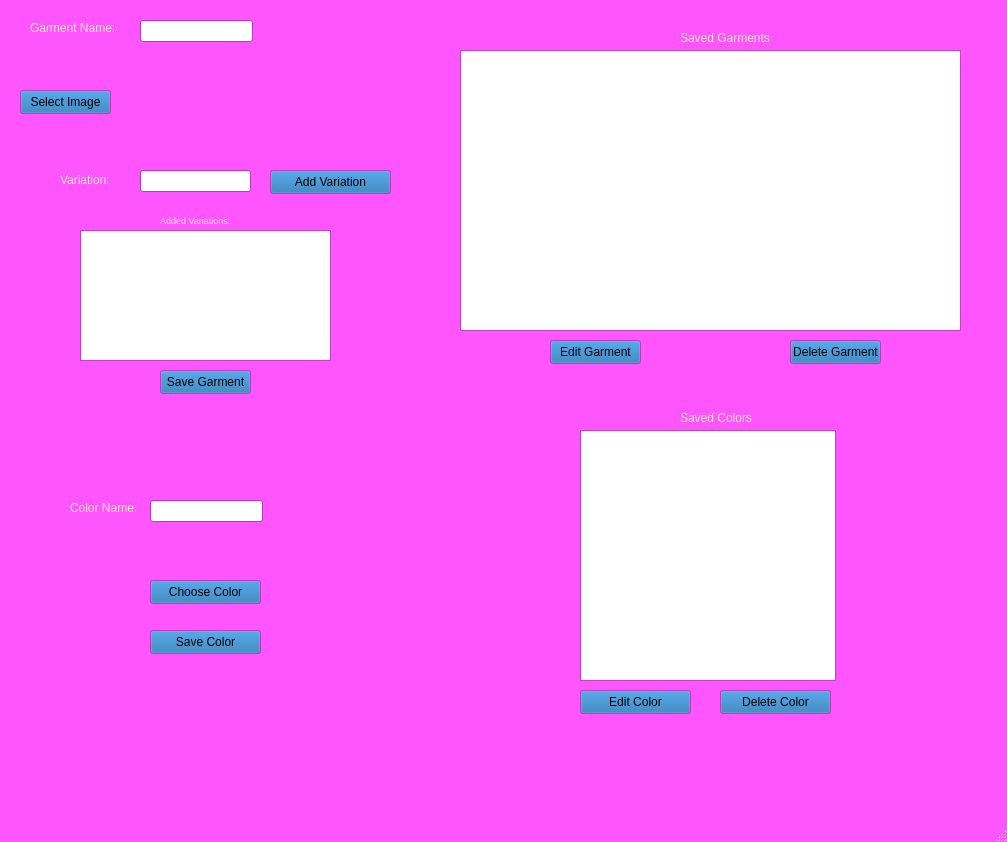
<?xml version="1.0" encoding="UTF-8"?>
<ui version="4.0">
 <class>GarmentandColorCreation</class>
 <widget class="QMainWindow" name="GarmentandColorCreation">
  <property name="geometry">
   <rect>
    <x>0</x>
    <y>0</y>
    <width>1007</width>
    <height>842</height>
   </rect>
  </property>
  <property name="palette">
   <palette>
    <active>
     <colorrole role="WindowText">
      <brush brushstyle="SolidPattern">
       <color alpha="255">
        <red>255</red>
        <green>227</green>
        <blue>203</blue>
       </color>
      </brush>
     </colorrole>
     <colorrole role="Button">
      <brush brushstyle="SolidPattern">
       <color alpha="255">
        <red>26</red>
        <green>110</green>
        <blue>175</blue>
       </color>
      </brush>
     </colorrole>
     <colorrole role="Light">
      <brush brushstyle="SolidPattern">
       <color alpha="255">
        <red>136</red>
        <green>136</green>
        <blue>136</blue>
       </color>
      </brush>
     </colorrole>
     <colorrole role="Text">
      <brush brushstyle="SolidPattern">
       <color alpha="255">
        <red>255</red>
        <green>227</green>
        <blue>203</blue>
       </color>
      </brush>
     </colorrole>
     <colorrole role="ButtonText">
      <brush brushstyle="SolidPattern">
       <color alpha="255">
        <red>255</red>
        <green>227</green>
        <blue>203</blue>
       </color>
      </brush>
     </colorrole>
     <colorrole role="Base">
      <brush brushstyle="SolidPattern">
       <color alpha="255">
        <red>0</red>
        <green>0</green>
        <blue>0</blue>
       </color>
      </brush>
     </colorrole>
     <colorrole role="Window">
      <brush brushstyle="SolidPattern">
       <color alpha="255">
        <red>120</red>
        <green>131</green>
        <blue>170</blue>
       </color>
      </brush>
     </colorrole>
     <colorrole role="Shadow">
      <brush brushstyle="SolidPattern">
       <color alpha="255">
        <red>255</red>
        <green>227</green>
        <blue>203</blue>
       </color>
      </brush>
     </colorrole>
     <colorrole role="HighlightedText">
      <brush brushstyle="SolidPattern">
       <color alpha="255">
        <red>255</red>
        <green>227</green>
        <blue>203</blue>
       </color>
      </brush>
     </colorrole>
     <colorrole role="ToolTipBase">
      <brush brushstyle="SolidPattern">
       <color alpha="255">
        <red>255</red>
        <green>255</green>
        <blue>255</blue>
       </color>
      </brush>
     </colorrole>
     <colorrole role="ToolTipText">
      <brush brushstyle="SolidPattern">
       <color alpha="255">
        <red>255</red>
        <green>255</green>
        <blue>255</blue>
       </color>
      </brush>
     </colorrole>
     <colorrole role="PlaceholderText">
      <brush brushstyle="SolidPattern">
       <color alpha="128">
        <red>85</red>
        <green>0</green>
        <blue>255</blue>
       </color>
      </brush>
     </colorrole>
    </active>
    <inactive>
     <colorrole role="WindowText">
      <brush brushstyle="SolidPattern">
       <color alpha="255">
        <red>255</red>
        <green>227</green>
        <blue>203</blue>
       </color>
      </brush>
     </colorrole>
     <colorrole role="Button">
      <brush brushstyle="SolidPattern">
       <color alpha="255">
        <red>26</red>
        <green>110</green>
        <blue>175</blue>
       </color>
      </brush>
     </colorrole>
     <colorrole role="Window">
      <brush brushstyle="SolidPattern">
       <color alpha="255">
        <red>255</red>
        <green>85</green>
        <blue>255</blue>
       </color>
      </brush>
     </colorrole>
     <colorrole role="HighlightedText">
      <brush brushstyle="SolidPattern">
       <color alpha="255">
        <red>255</red>
        <green>227</green>
        <blue>203</blue>
       </color>
      </brush>
     </colorrole>
     <colorrole role="ToolTipBase">
      <brush brushstyle="SolidPattern">
       <color alpha="255">
        <red>255</red>
        <green>255</green>
        <blue>255</blue>
       </color>
      </brush>
     </colorrole>
    </inactive>
    <disabled>
     <colorrole role="Text">
      <brush brushstyle="SolidPattern">
       <color alpha="255">
        <red>255</red>
        <green>255</green>
        <blue>255</blue>
       </color>
      </brush>
     </colorrole>
     <colorrole role="ButtonText">
      <brush brushstyle="SolidPattern">
       <color alpha="255">
        <red>255</red>
        <green>255</green>
        <blue>255</blue>
       </color>
      </brush>
     </colorrole>
     <colorrole role="HighlightedText">
      <brush brushstyle="SolidPattern">
       <color alpha="255">
        <red>255</red>
        <green>227</green>
        <blue>203</blue>
       </color>
      </brush>
     </colorrole>
    </disabled>
   </palette>
  </property>
  <property name="windowTitle">
   <string>MainWindow</string>
  </property>
  <property name="styleSheet">
   <string notr="true"/>
  </property>
  <widget class="QWidget" name="centralwidget">
   <property name="palette">
    <palette>
     <active>
      <colorrole role="WindowText">
       <brush brushstyle="SolidPattern">
        <color alpha="255">
         <red>255</red>
         <green>227</green>
         <blue>203</blue>
        </color>
       </brush>
      </colorrole>
      <colorrole role="Button">
       <brush brushstyle="SolidPattern">
        <color alpha="255">
         <red>26</red>
         <green>110</green>
         <blue>175</blue>
        </color>
       </brush>
      </colorrole>
      <colorrole role="Light">
       <brush brushstyle="SolidPattern">
        <color alpha="255">
         <red>136</red>
         <green>136</green>
         <blue>136</blue>
        </color>
       </brush>
      </colorrole>
      <colorrole role="Text">
       <brush brushstyle="SolidPattern">
        <color alpha="255">
         <red>255</red>
         <green>227</green>
         <blue>203</blue>
        </color>
       </brush>
      </colorrole>
      <colorrole role="ButtonText">
       <brush brushstyle="SolidPattern">
        <color alpha="255">
         <red>255</red>
         <green>227</green>
         <blue>203</blue>
        </color>
       </brush>
      </colorrole>
      <colorrole role="Base">
       <brush brushstyle="SolidPattern">
        <color alpha="255">
         <red>0</red>
         <green>0</green>
         <blue>0</blue>
        </color>
       </brush>
      </colorrole>
      <colorrole role="Window">
       <brush brushstyle="SolidPattern">
        <color alpha="255">
         <red>120</red>
         <green>131</green>
         <blue>170</blue>
        </color>
       </brush>
      </colorrole>
      <colorrole role="Shadow">
       <brush brushstyle="SolidPattern">
        <color alpha="255">
         <red>255</red>
         <green>227</green>
         <blue>203</blue>
        </color>
       </brush>
      </colorrole>
      <colorrole role="HighlightedText">
       <brush brushstyle="SolidPattern">
        <color alpha="255">
         <red>255</red>
         <green>227</green>
         <blue>203</blue>
        </color>
       </brush>
      </colorrole>
      <colorrole role="ToolTipBase">
       <brush brushstyle="SolidPattern">
        <color alpha="255">
         <red>255</red>
         <green>255</green>
         <blue>255</blue>
        </color>
       </brush>
      </colorrole>
      <colorrole role="ToolTipText">
       <brush brushstyle="SolidPattern">
        <color alpha="255">
         <red>255</red>
         <green>255</green>
         <blue>255</blue>
        </color>
       </brush>
      </colorrole>
      <colorrole role="PlaceholderText">
       <brush brushstyle="SolidPattern">
        <color alpha="128">
         <red>85</red>
         <green>0</green>
         <blue>255</blue>
        </color>
       </brush>
      </colorrole>
     </active>
     <inactive>
      <colorrole role="WindowText">
       <brush brushstyle="SolidPattern">
        <color alpha="255">
         <red>255</red>
         <green>227</green>
         <blue>203</blue>
        </color>
       </brush>
      </colorrole>
      <colorrole role="Button">
       <brush brushstyle="SolidPattern">
        <color alpha="255">
         <red>26</red>
         <green>110</green>
         <blue>175</blue>
        </color>
       </brush>
      </colorrole>
      <colorrole role="Window">
       <brush brushstyle="SolidPattern">
        <color alpha="255">
         <red>255</red>
         <green>85</green>
         <blue>255</blue>
        </color>
       </brush>
      </colorrole>
      <colorrole role="HighlightedText">
       <brush brushstyle="SolidPattern">
        <color alpha="255">
         <red>255</red>
         <green>227</green>
         <blue>203</blue>
        </color>
       </brush>
      </colorrole>
      <colorrole role="ToolTipBase">
       <brush brushstyle="SolidPattern">
        <color alpha="255">
         <red>255</red>
         <green>255</green>
         <blue>255</blue>
        </color>
       </brush>
      </colorrole>
     </inactive>
     <disabled>
      <colorrole role="Text">
       <brush brushstyle="SolidPattern">
        <color alpha="255">
         <red>255</red>
         <green>255</green>
         <blue>255</blue>
        </color>
       </brush>
      </colorrole>
      <colorrole role="ButtonText">
       <brush brushstyle="SolidPattern">
        <color alpha="255">
         <red>255</red>
         <green>255</green>
         <blue>255</blue>
        </color>
       </brush>
      </colorrole>
      <colorrole role="HighlightedText">
       <brush brushstyle="SolidPattern">
        <color alpha="255">
         <red>255</red>
         <green>227</green>
         <blue>203</blue>
        </color>
       </brush>
      </colorrole>
     </disabled>
    </palette>
   </property>
   <widget class="QPushButton" name="sgbutton">
    <property name="geometry">
     <rect>
      <x>160</x>
      <y>370</y>
      <width>91</width>
      <height>24</height>
     </rect>
    </property>
    <property name="text">
     <string>Save Garment</string>
    </property>
   </widget>
   <widget class="QListWidget" name="sglist">
    <property name="geometry">
     <rect>
      <x>460</x>
      <y>50</y>
      <width>501</width>
      <height>281</height>
     </rect>
    </property>
   </widget>
   <widget class="QLineEdit" name="gninput">
    <property name="geometry">
     <rect>
      <x>140</x>
      <y>20</y>
      <width>113</width>
      <height>22</height>
     </rect>
    </property>
   </widget>
   <widget class="QLabel" name="gnlabel">
    <property name="geometry">
     <rect>
      <x>30</x>
      <y>20</y>
      <width>91</width>
      <height>16</height>
     </rect>
    </property>
    <property name="text">
     <string>Garment Name:</string>
    </property>
   </widget>
   <widget class="QLabel" name="sglabel">
    <property name="geometry">
     <rect>
      <x>680</x>
      <y>30</y>
      <width>91</width>
      <height>16</height>
     </rect>
    </property>
    <property name="styleSheet">
     <string notr="true">font: 7pt &quot;Segoe UI&quot;;</string>
    </property>
    <property name="text">
     <string>Saved Garments</string>
    </property>
   </widget>
   <widget class="QPushButton" name="avbutton">
    <property name="geometry">
     <rect>
      <x>270</x>
      <y>170</y>
      <width>121</width>
      <height>24</height>
     </rect>
    </property>
    <property name="text">
     <string>Add Variation</string>
    </property>
   </widget>
   <widget class="QPushButton" name="sibutton">
    <property name="geometry">
     <rect>
      <x>20</x>
      <y>90</y>
      <width>91</width>
      <height>24</height>
     </rect>
    </property>
    <property name="text">
     <string>Select Image</string>
    </property>
   </widget>
   <widget class="QListWidget" name="avlist">
    <property name="geometry">
     <rect>
      <x>80</x>
      <y>230</y>
      <width>251</width>
      <height>131</height>
     </rect>
    </property>
   </widget>
   <widget class="QLabel" name="avlabel">
    <property name="geometry">
     <rect>
      <x>160</x>
      <y>210</y>
      <width>81</width>
      <height>21</height>
     </rect>
    </property>
    <property name="text">
     <string>&lt;html&gt;&lt;head/&gt;&lt;body&gt;&lt;p&gt;&lt;span style=&quot; font-size:7pt;&quot;&gt;Added Variations:&lt;/span&gt;&lt;/p&gt;&lt;/body&gt;&lt;/html&gt;</string>
    </property>
   </widget>
   <widget class="QPushButton" name="egbutton">
    <property name="geometry">
     <rect>
      <x>550</x>
      <y>340</y>
      <width>91</width>
      <height>24</height>
     </rect>
    </property>
    <property name="text">
     <string>Edit Garment</string>
    </property>
   </widget>
   <widget class="QPushButton" name="dgbutton">
    <property name="geometry">
     <rect>
      <x>790</x>
      <y>340</y>
      <width>91</width>
      <height>24</height>
     </rect>
    </property>
    <property name="text">
     <string>Delete Garment</string>
    </property>
   </widget>
   <widget class="QLineEdit" name="cninput">
    <property name="geometry">
     <rect>
      <x>150</x>
      <y>500</y>
      <width>113</width>
      <height>22</height>
     </rect>
    </property>
   </widget>
   <widget class="QLabel" name="cnlabel">
    <property name="geometry">
     <rect>
      <x>70</x>
      <y>500</y>
      <width>71</width>
      <height>16</height>
     </rect>
    </property>
    <property name="text">
     <string>Color Name:</string>
    </property>
   </widget>
   <widget class="QPushButton" name="ccbutton">
    <property name="geometry">
     <rect>
      <x>150</x>
      <y>580</y>
      <width>111</width>
      <height>24</height>
     </rect>
    </property>
    <property name="text">
     <string>Choose Color</string>
    </property>
   </widget>
   <widget class="QListWidget" name="sclist">
    <property name="geometry">
     <rect>
      <x>580</x>
      <y>430</y>
      <width>256</width>
      <height>251</height>
     </rect>
    </property>
   </widget>
   <widget class="QPushButton" name="dcbutton">
    <property name="geometry">
     <rect>
      <x>720</x>
      <y>690</y>
      <width>111</width>
      <height>24</height>
     </rect>
    </property>
    <property name="text">
     <string>Delete Color</string>
    </property>
   </widget>
   <widget class="QPushButton" name="scbutton">
    <property name="geometry">
     <rect>
      <x>150</x>
      <y>630</y>
      <width>111</width>
      <height>24</height>
     </rect>
    </property>
    <property name="text">
     <string>Save Color</string>
    </property>
   </widget>
   <widget class="QLabel" name="sclabel">
    <property name="geometry">
     <rect>
      <x>680</x>
      <y>410</y>
      <width>91</width>
      <height>16</height>
     </rect>
    </property>
    <property name="styleSheet">
     <string notr="true">font: 7pt &quot;Segoe UI&quot;;</string>
    </property>
    <property name="text">
     <string>Saved Colors</string>
    </property>
   </widget>
   <widget class="QPushButton" name="ecbutton">
    <property name="geometry">
     <rect>
      <x>580</x>
      <y>690</y>
      <width>111</width>
      <height>24</height>
     </rect>
    </property>
    <property name="text">
     <string>Edit Color</string>
    </property>
   </widget>
   <widget class="QLineEdit" name="lineEdit">
    <property name="geometry">
     <rect>
      <x>140</x>
      <y>170</y>
      <width>111</width>
      <height>22</height>
     </rect>
    </property>
   </widget>
   <widget class="QLabel" name="label">
    <property name="geometry">
     <rect>
      <x>60</x>
      <y>170</y>
      <width>51</width>
      <height>20</height>
     </rect>
    </property>
    <property name="text">
     <string>Variation:</string>
    </property>
   </widget>
   <widget class="QLabel" name="ImageLabel">
    <property name="geometry">
     <rect>
      <x>120</x>
      <y>50</y>
      <width>151</width>
      <height>111</height>
     </rect>
    </property>
    <property name="text">
     <string/>
    </property>
   </widget>
  </widget>
  <widget class="QStatusBar" name="statusbar"/>
 </widget>
 <resources/>
 <connections/>
 <slots>
  <slot>show(QFileDialog)</slot>
  <slot>slot1(QFileDialog)</slot>
 </slots>
</ui>
